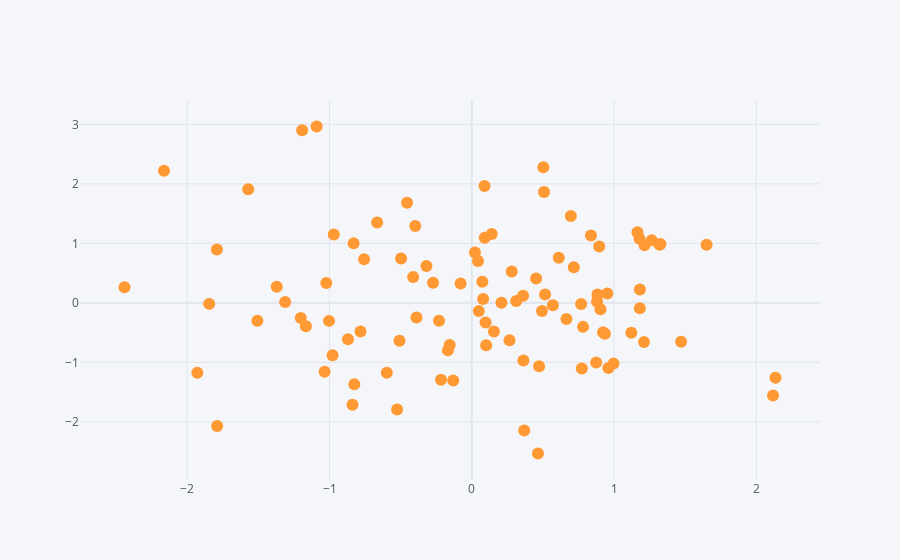

Notebook code for this chart:
### Code cell
df1.iplot(kind='scatter', x='A', y='B', mode='markers')
